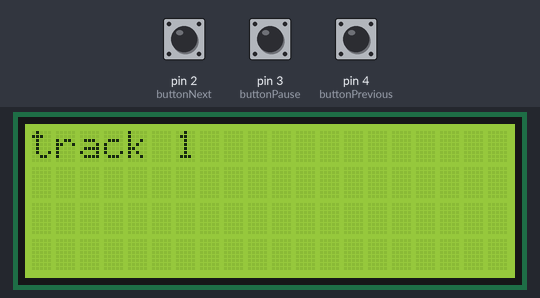
Recording of a sketch running on a simulated Arduino Uno, built with avr-gcc and run on an emulated ATmega328P. Shown: 20×4 character LCD. The test bench sets the inputs (shaded band); at power-on: pin 3 (buttonPause) HIGH, pin 2 (buttonNext) HIGH, pin 4 (buttonPrevious) HIGH. The audio player accepts every command and is not drawn; what the sketch prints to the serial monitor is not drawn.

Above: at 2.8 s.
2.9 s: pin 3 (buttonPause) pulled LOW for 1 s
At 3.3 s:
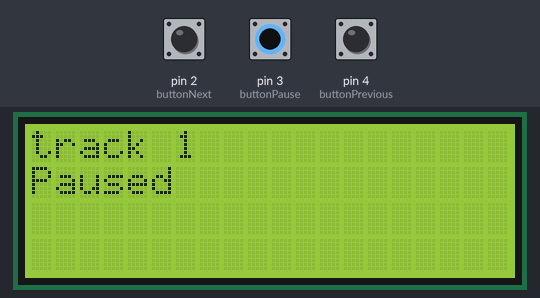
6.9 s: pin 2 (buttonNext) pulled LOW for 3.2 s
At 8.9 s:
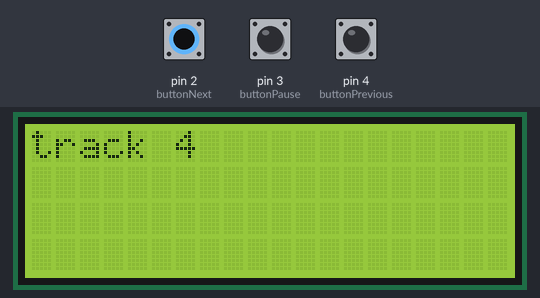
13.1 s: pin 4 (buttonPrevious) pulled LOW for 3.2 s
At 14.6 s:
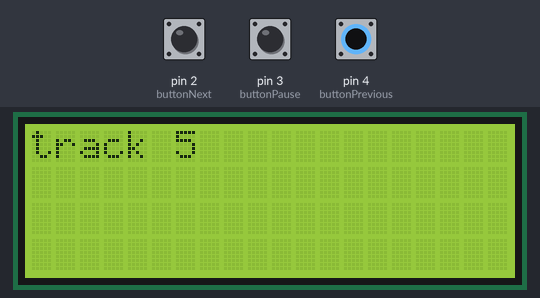
19.3 s: pin 2 (buttonNext) pulled LOW for 0.15 s
At 20.8 s:
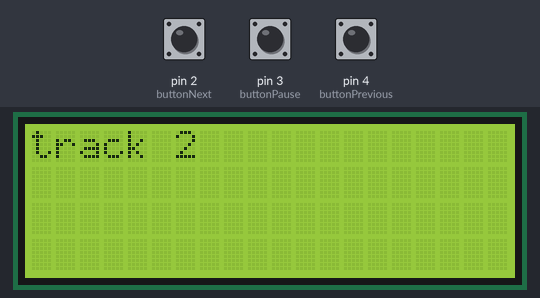
22.4 s: pin 3 (buttonPause) pulled LOW for 0.15 s
At 22.7 s:
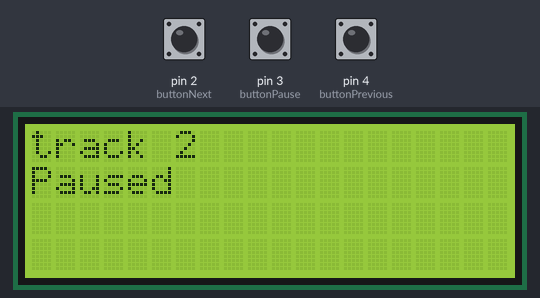
Timing chart, 0 to 25.4 s (numbered marks = the images above; inputs shaded):
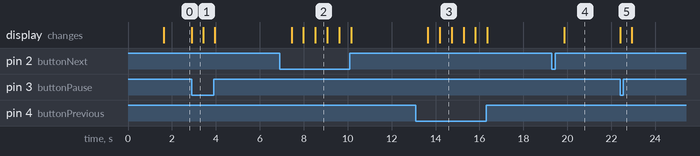

The sketch:

mp3_atmega.ino
```cpp
#include "SoftwareSerial.h"
#include "DFRobotDFPlayerMini.h"
#include "LiquidCrystal_I2C.h"

SoftwareSerial mySoftwareSerial(13, 12); // RX, TX
DFRobotDFPlayerMini myDFPlayer;

LiquidCrystal_I2C LCDku(0x27,20,4);
int buttonNext = 2;
int buttonPause = 3;
int buttonPrevious = 4;
int index = 1;

bool isPlaying = false;

void setup() {
    pinMode(buttonPause, INPUT_PULLUP);
    pinMode(buttonNext, INPUT_PULLUP);
    pinMode(buttonPrevious, INPUT_PULLUP);
    LCDku.init();
    LCDku.backlight();
    mySoftwareSerial.begin(9600);
    Serial.begin(9600);

    delay(1000);

    Serial.println();
    Serial.println("MP3");
    Serial.println("Initializing MP3...");

    if (!myDFPlayer.begin(mySoftwareSerial)) {
        Serial.println("Unable to begin:");
        LCDku.clear();
        LCDku.setCursor(0,0);
        LCDku.println("Unable to begin");
        Serial.println("1.Please recheck the connection!");
        Serial.println("2.Please insert the SD card!");
        while (true);
    }
    Serial.println(F("MP3 online."));
    LCDku.clear();
    LCDku.setCursor(0,0);
    myDFPlayer.setTimeOut(500);

    //----Set volume----
    myDFPlayer.volume(10); //Set volume value (0~30).
    //myDFPlayer.volumeUp(); //Volume Up
    //myDFPlayer.volumeDown(); //Volume Down

    //----Set different EQ----
    myDFPlayer.EQ(DFPLAYER_EQ_NORMAL);
    //  myDFPlayer.EQ(DFPLAYER_EQ_POP);
    //  myDFPlayer.EQ(DFPLAYER_EQ_ROCK);
    //  myDFPlayer.EQ(DFPLAYER_EQ_JAZZ);
    //  myDFPlayer.EQ(DFPLAYER_EQ_CLASSIC);
    //  myDFPlayer.EQ(DFPLAYER_EQ_BASS);

    myDFPlayer.outputDevice(DFPLAYER_DEVICE_SD);

    myDFPlayer.play(1); //Play the first song
    isPlaying = true;
    Serial.println("Playing..");

}

void loop() {
  LCDku.clear();
  LCDku.setCursor(0,0);
  LCDku.print("track " );
  LCDku.println(index);
    if (digitalRead(buttonPause) == LOW) {
        if (isPlaying) {
            myDFPlayer.pause();
            isPlaying = false;
            LCDku.setCursor(0,1);
            LCDku.println("Paused");
            Serial.println("Paused..");
        } else {
            isPlaying = true;
            myDFPlayer.start();
            LCDku.setCursor(0,1);
            LCDku.println("Playing");
            Serial.println("Playing..");
        }
        delay(500);
    }
    if (digitalRead(buttonNext) == LOW) {
        if (isPlaying) {
            myDFPlayer.next();
            Serial.println("Next Song..");
            index = index + 1;
        }
        delay(500);
    }

    if (digitalRead(buttonPrevious) == LOW) {
        if (isPlaying) {
            myDFPlayer.previous();
            Serial.println("Previous Song..");
            index = index - 1;
        }
        delay(500);
    }
    if (index < 0){
      index = 0;
    }else{index = index;}
}
```

Measured:
- after the input at 2.9 s, the display: changes at once (image 1)
- after the input at 6.9 s, the display: first changes after 0.54 s (image 2 shows a later state)
- after the input at 13.1 s, the display: first changes after 0.55 s (image 3 shows a later state)
- after the input at 19.3 s, the display: changes after 0.55 s (image 4)
- after the input at 22.4 s, the display: changes at once (image 5)
- what the display in image 1 shows lasts 0.5 s, from 2.9 s to 3.4 s
